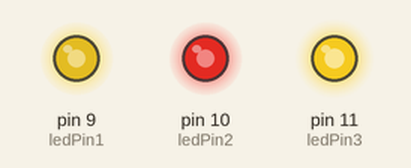
Recording of a sketch running on a simulated Arduino Uno, built with avr-gcc and run on an emulated ATmega328P. Shown: output pins drawn as LEDs (lit = HIGH). Random numbers use the default seed unless the sketch sets one.

Above: at 0.37 s.
At 7.48 s:
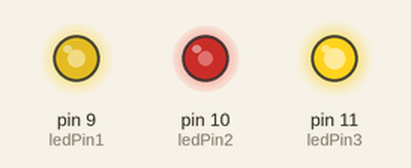
At 10.59 s:
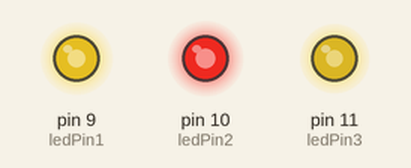
At 21.12 s:
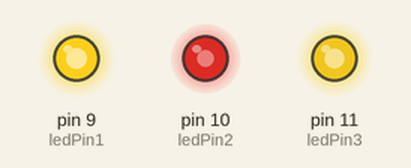
At 28.18 s:
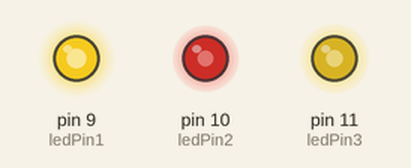
At 39.32 s:
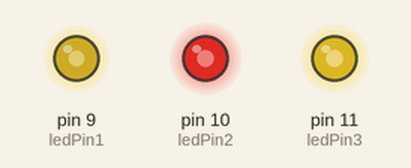
Timing chart, 0 to 40.0 s (numbered marks = the images above):
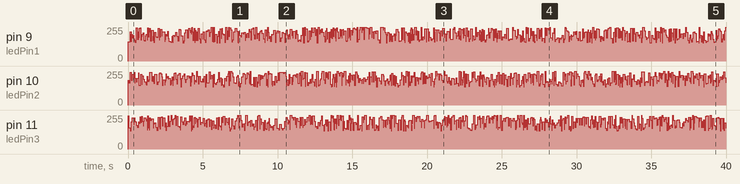

The sketch:

sketch.ino
```cpp
// Projeto 9– Efeito de fogo com LEDs
int ledPin1 = 9;
int ledPin2 = 10;
int ledPin3 = 11;
void setup() {
  pinMode(ledPin1, OUTPUT);
  pinMode(ledPin2, OUTPUT);
  pinMode(ledPin3, OUTPUT);
}
void loop() {
  analogWrite(ledPin1, random(120)+136);
  analogWrite(ledPin2, random(120)+136);
  analogWrite(ledPin3, random(120)+136);
  delay(random(100));
}
```
